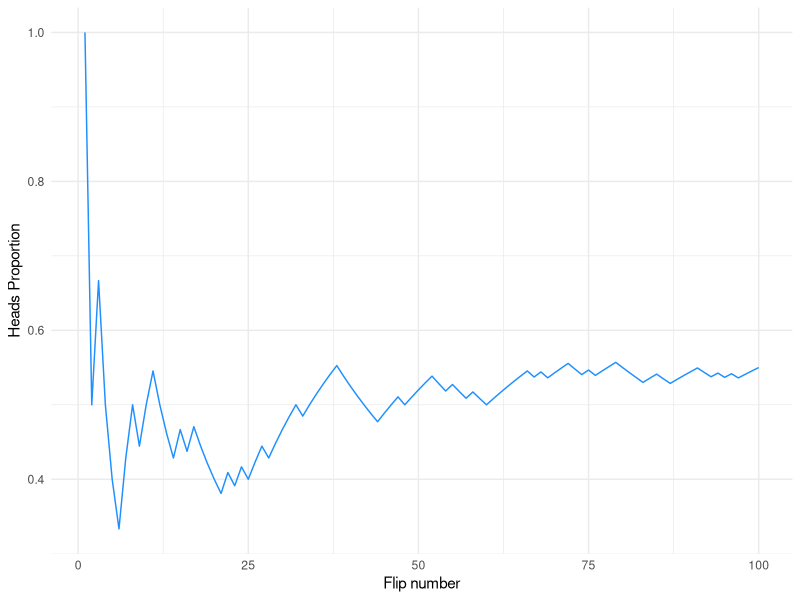

The R source for this figure:
## ---- chunk 1
knitr::opts_chunk$set(
  collapse = TRUE,
  fig.align="center",
  fig.pos="t",
  strip.white = TRUE
)
## ---- chunk 2
library(ggplot2)

flip <- function(x) sample(c("H","T"), x, replace = T)

experiment <- function(n){
flips <- data.frame(index = 1:n, flip=flip(n))
for (i in 1:n) {
   flips$prop_h[i] <- (sum(flips[1:i,] == "H")/ flips$index[i])
   flips$prop_t[i] <- 1 - flips$prop_h[i]
}
return(flips)
}

set.seed(102938)
exp100 <- experiment(100)

ggplot(exp100, aes(x = index)) + geom_line(aes(y= prop_h), col = "dodgerblue") + xlab("Flip number") + ylab("Heads Proportion") + theme_minimal()
